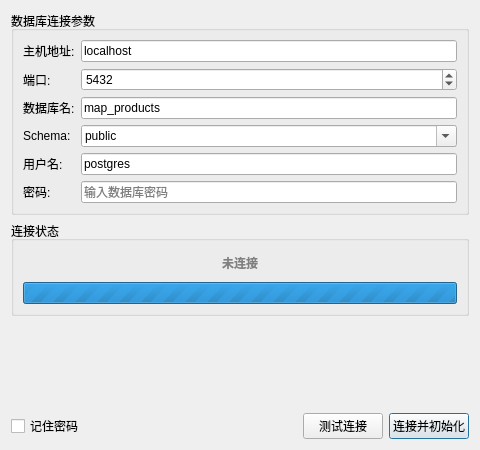
<?xml version="1.0" encoding="UTF-8"?>
<ui version="4.0">
 <class>DbConfigDialog</class>
 <widget class="QDialog" name="DbConfigDialog">
  <property name="geometry">
   <rect>
    <x>0</x>
    <y>0</y>
    <width>480</width>
    <height>450</height>
   </rect>
  </property>
  <property name="windowTitle">
   <string>数据库连接配置</string>
  </property>
  <layout class="QVBoxLayout" name="mainLayout">
   <item>
    <widget class="QGroupBox" name="connGroup">
     <property name="title">
      <string>数据库连接参数</string>
     </property>
     <layout class="QFormLayout" name="connLayout">
      <item row="0" column="0">
       <widget class="QLabel" name="hostLabel">
        <property name="text">
         <string>主机地址:</string>
        </property>
       </widget>
      </item>
      <item row="0" column="1">
       <widget class="QLineEdit" name="mHostEdit">
        <property name="text">
         <string>localhost</string>
        </property>
        <property name="placeholderText">
         <string>PostgreSQL服务器IP或域名</string>
        </property>
       </widget>
      </item>
      <item row="1" column="0">
       <widget class="QLabel" name="portLabel">
        <property name="text">
         <string>端口:</string>
        </property>
       </widget>
      </item>
      <item row="1" column="1">
       <widget class="QSpinBox" name="mPortSpin">
        <property name="minimum">
         <number>1</number>
        </property>
        <property name="maximum">
         <number>65535</number>
        </property>
        <property name="value">
         <number>5432</number>
        </property>
       </widget>
      </item>
      <item row="2" column="0">
       <widget class="QLabel" name="dbNameLabel">
        <property name="text">
         <string>数据库名:</string>
        </property>
       </widget>
      </item>
      <item row="2" column="1">
       <widget class="QLineEdit" name="mDbNameEdit">
        <property name="text">
         <string>map_products</string>
        </property>
        <property name="placeholderText">
         <string>已启用PostGIS的数据库名称</string>
        </property>
       </widget>
      </item>
      <item row="3" column="0">
       <widget class="QLabel" name="schemaLabel">
        <property name="text">
         <string>Schema:</string>
        </property>
       </widget>
      </item>
      <item row="3" column="1">
       <widget class="QComboBox" name="mSchemaCombo">
        <property name="editable">
         <bool>true</bool>
        </property>
        <item>
         <property name="text">
          <string>public</string>
         </property>
        </item>
        <item>
         <property name="text">
          <string>map_products</string>
         </property>
        </item>
       </widget>
      </item>
      <item row="4" column="0">
       <widget class="QLabel" name="userLabel">
        <property name="text">
         <string>用户名:</string>
        </property>
       </widget>
      </item>
      <item row="4" column="1">
       <widget class="QLineEdit" name="mUserEdit">
        <property name="text">
         <string>postgres</string>
        </property>
        <property name="placeholderText">
         <string>数据库登录用户名</string>
        </property>
       </widget>
      </item>
      <item row="5" column="0">
       <widget class="QLabel" name="passwordLabel">
        <property name="text">
         <string>密码:</string>
        </property>
       </widget>
      </item>
      <item row="5" column="1">
       <widget class="QLineEdit" name="mPasswordEdit">
        <property name="echoMode">
         <enum>QLineEdit::Password</enum>
        </property>
        <property name="placeholderText">
         <string>输入数据库密码</string>
        </property>
       </widget>
      </item>
     </layout>
    </widget>
   </item>
   <item>
    <widget class="QGroupBox" name="statusGroup">
     <property name="title">
      <string>连接状态</string>
     </property>
     <layout class="QVBoxLayout" name="statusLayout">
      <item>
       <widget class="QLabel" name="mStatusLabel">
        <property name="styleSheet">
         <string>QLabel { color: gray; font-weight: bold; padding: 4px; }</string>
        </property>
        <property name="text">
         <string>未连接</string>
        </property>
        <property name="alignment">
         <set>Qt::AlignCenter</set>
        </property>
       </widget>
      </item>
      <item>
       <widget class="QProgressBar" name="mProgressBar">
        <property name="visible">
         <bool>false</bool>
        </property>
        <property name="maximum">
         <number>0</number>
        </property>
        <property name="value">
         <number>0</number>
        </property>
        <property name="textVisible">
         <bool>false</bool>
        </property>
       </widget>
      </item>
     </layout>
    </widget>
   </item>
   <item>
    <spacer name="verticalSpacer">
     <property name="orientation">
      <enum>Qt::Vertical</enum>
     </property>
     <property name="sizeHint" stdset="0">
      <size>
       <width>20</width>
       <height>20</height>
      </size>
     </property>
    </spacer>
   </item>
   <item>
    <layout class="QHBoxLayout" name="btnLayout">
     <item>
      <widget class="QCheckBox" name="mSavePwdCheck">
       <property name="text">
        <string>记住密码</string>
       </property>
      </widget>
     </item>
     <item>
      <spacer name="horizontalSpacer">
       <property name="orientation">
        <enum>Qt::Horizontal</enum>
       </property>
       <property name="sizeHint" stdset="0">
        <size>
         <width>40</width>
         <height>20</height>
        </size>
       </property>
      </spacer>
     </item>
     <item>
      <widget class="QPushButton" name="mTestBtn">
       <property name="toolTip">
        <string>测试数据库连接是否可用（不会初始化Schema）</string>
       </property>
       <property name="text">
        <string>测试连接</string>
       </property>
      </widget>
     </item>
     <item>
      <widget class="QPushButton" name="mConnectBtn">
       <property name="toolTip">
        <string>连接数据库并自动初始化表结构</string>
       </property>
       <property name="text">
        <string>连接并初始化</string>
       </property>
       <property name="default">
        <bool>true</bool>
       </property>
      </widget>
     </item>
    </layout>
   </item>
  </layout>
 </widget>
 <resources/>
 <connections/>
</ui>
